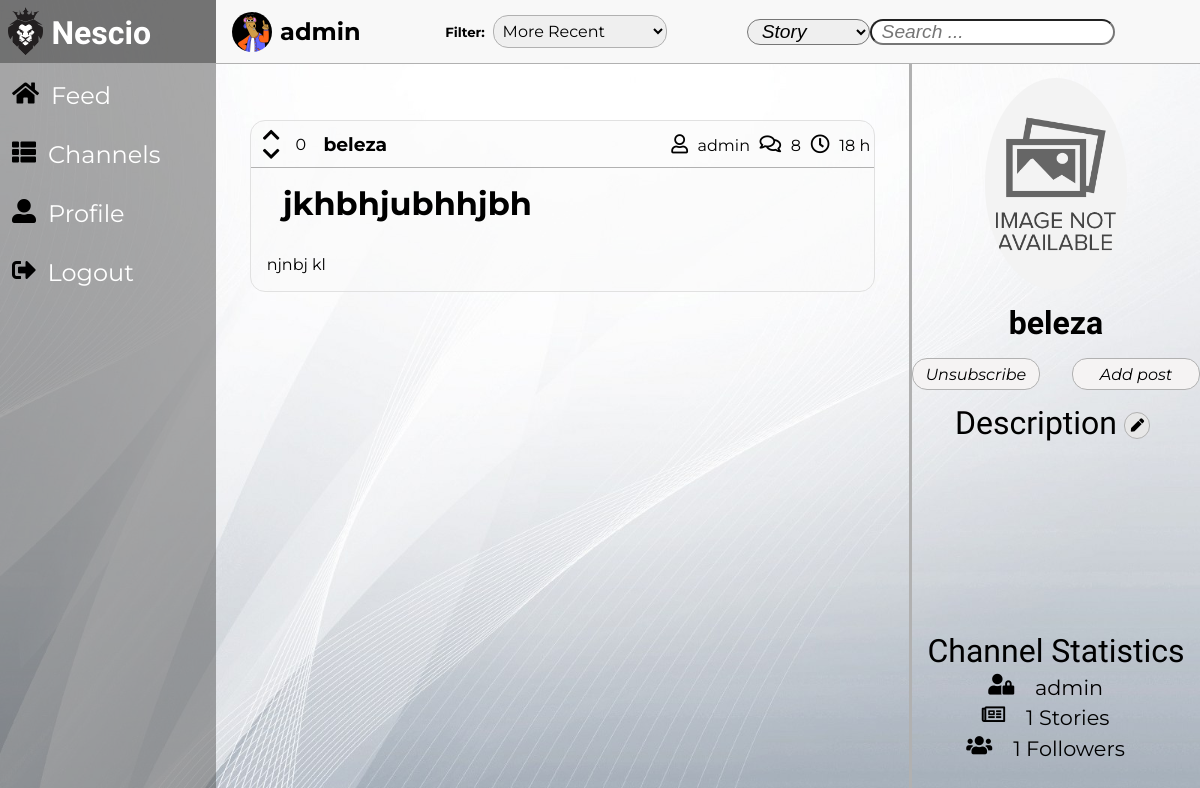
/pages/channel.php?channelName=beleza (signed in), run on the app's committed database.
### tables this page shows
CREATE TABLE Story(
    storyID INTEGER NOT NULL PRIMARY KEY,
    storyTitle TEXT NOT NULL,
    storyContent TEXT NOT NULL,
    storyPoints INTEGER,
    storyAuthor TEXT NOT NULL REFERENCES User(username),
    storyComments INTEGER NOT NULL,
    storyTime TEXT NOT NULL,
    channelName TEXT NOT NULL REFERENCES Channel(name)       
);

CREATE TABLE Channel(
    name TEXT NOT NULL PRIMARY KEY,
    owner TEXT NOT NULL REFERENCES User(username),
    description TEXT      
);

### pages/channel.php (called while the page is built, shortened)
<?php
    include_once('../templates/tpl_common.php');
    include_once('../templates/tpl_stories.php');
    include_once('../templates/tpl_channel.php');
    include_once('../database/db_channel.php');
    $channelName = isset($_GET['channelName']) ? $_GET['channelName'] : '';
    $filter = isset($_GET['filter']) ? $_GET['filter'] : 2;
    $searchFilter = isset($_GET['searchFilter']) ? $_GET['searchFilter'] : 2;
    $channel = get_channel($channelName);
    $channelStories = isset($_GET['search']) ? get_channel_search_stories($channelName, $filter, $searchFilter, $_GET['search']) : get_channel_stories($channelName, $filter);
    $storiesVotes = []; $votedStories = [];
    foreach($channelStories as $story) {
      $votes = get_story_votes($story['storyID']);
      $storiesVotes[$story['storyID']] = $votes == null ? 0 : $votes;
      $votedStories[$story['storyID']] = get_user_story_vote($_SESSION['username'], $story['storyID']);
    }
    $channelFollowers = count(get_channel_followers($channelName));
    $channelOwner = get_channel_owner($channelName);
    $status = check_user_subscription($_SESSION['username'], $channelName);
    draw_stories(htmlentities_all($channelStories), htmlentities_all($storiesVotes), htmlentities_all($votedStories));
    draw_channel_aside(htmlentities_all($channel), htmlentities(count(get_channel_stories($channelName, $filter))), htmlentities($channelFollowers), htmlentities($channelOwner), htmlentities($status));
?>

### includes/functions.php (called while the page is built, shortened)
<?php function orderBy($value) {
    switch($value) {
    default:
        return 'storyID DESC';
    break;
    }
}
function data_converter($storyTime) {
    $newStoryTime = new DateTime(date('Y-m-d H:i:s'));
    $oldStoryTime = new DateTime($storyTime);
    $interval = date_diff($newStoryTime, $oldStoryTime);
    if($interval->format('%y') !== '0')
        return $interval->format('%y Y');
    else if($interval->format('%m') !== '0')
        return $interval->format('%m M');
    else if($interval->format('%d') !== '0')
        return $interval->format('%d d');
    else if($interval->format('%h') !== '0')
        return $interval->format('%h h');
    else if($interval->format('%i') !== '0')
        return $interval->format('%i m');
    else
        return $interval->format('%s s');
}
?>
<?php function get_image($default, $directory, $folder, $element) {
    $image = $default;
    $extensions = ['jpg', 'png', 'gif'];
    for($index = 0; $index < count($extensions); $index++) {
        if(file_exists($directory . $element . '.' . $extensions[$index])) {
            $image = $folder . $element . '.' . $extensions[$index];
            break;
        }
    }
    return $image;
} ?>

### database/db_channel.php (called while the page is built, shortened)
<?php
  include_once('../includes/functions.php');
    function get_channel($channelName) {
        $db = Database::instance()->db();
        $stmt = $db->prepare('SELECT * FROM Channel WHERE name = ?');
        $stmt->execute(array($channelName));
        return $stmt->fetch();
    }
    function get_channel_stories($channelName, $filter) {
        $db = Database::instance()->db();
        $stmt = $db->prepare('SELECT * FROM Story JOIN Channel ON Story.channelName = Channel.name WHERE Story.channelName = ? ORDER BY ' . orderBy($filter));
        $stmt->execute(array($channelName));
        return $stmt->fetchall();
    }
     function get_channel_owner($channelName){
      $db = Database::instance()->db();
      $stmt = $db->prepare('SELECT owner FROM Channel WHERE Channel.name = ?');
      $stmt->execute(array($channelName));
      return $stmt->fetch()['owner'];
     }
?>

### templates/tpl_stories.php (the view, shortened to what this page needs)
<?php function draw_stories($stories, $storiesVotes, $votedStories) { ?>
    <div id="masterStories">
        <form method="get" action="../pages/story.php">
            <section id="stories">  <?php
                foreach($stories as $story) { ?>
                    <article id="<?= $story['storyID'] ?>" class="storyArticle">
                        <header id="storyHeader">
                            <div id="story_<?= $story['storyID'] ?>_votes" >
                                <div>
                                    <?php
                                        if($votedStories[$story['storyID']] == 1) { ?>
                                            <div class="votes">
                                                <div>
                                                    <i id="voteUp" class="fas fa-chevron-up"></i>
                                                    <i class="fas fa-chevron-down"></i>
                                                </div>
                                                <span class="storyVotes"><?= htmlentities($storiesVotes[$story['storyID']]) ?></span>
                                            </div>
                                        <?php }
                                        else { ?>
                                            <div class="votes">
                                                <div>
                                                    <i class="fas fa-chevron-up"></i>
                                                    <i class="fas fa-chevron-down"></i>
                                                </div>
                                                <span class="storyVotes"><?= htmlentities($storiesVotes[$story['storyID']]) ?></span>
                                            </div>
                                        <?php }
                                    ?>
                                    <a href="../pages/channel.php?channelName=<?= $story['channelName'] ?>"><h3><?= $story['channelName'] ?></h3></a>
                                </div>
                                <div>
                                    <a class="author" href="../pages/profile.php?username=<?= $story['storyAuthor'] ?>"><i class="far fa-user"></i><?= $story['storyAuthor'] ?></a>
                                    <a class="comments" href="../pages/story.php?storyID=<?= $story['storyID'] ?>#comments"><i class="far fa-comments"></i><?= $story['storyComments'] ?></a>
                                    <span class="date"><i class="far fa-clock"></i><?= data_converter($story['storyTime']) ?></span>
                                </div>
                            </div>
                            <div>
                                <h1><?= $story['storyTitle'] ?></h1>
                            </div>
                        </header>
                        <div id="storySinopse">
                            <p><?= $story['storyContent'] ?></p>
                        </div>
                    </article>
                <?php } ?>
            </section>
        </form>
    </div>
<?php } ?>

### templates/tpl_channel.php (shortened to what this page needs)
<?php function draw_channel_aside($channel, $postedStories, $channelFollowers, $channelOwner, $status) { ?>
    <aside>
        <div id="asidePicture">
            <img id="asideIMG" src="../resources/images/<?= get_image('default/defaultChannel.png', '../resources/images/channels/', 'channels/', sha1($channel['name'])) ?>" alt="Channel Image">
        </div>
        <h3 id="channelName"><?= $channel['name'] ?></h3>
        <div id="forms">
            <form>
                <?php
                    if($status) {
                      ?> <input id="subscribeButton" class="buttons" type="button" value="Unsubscribe"> <?php
                    }
                    else {
                        ?><input id="subscribeButton" class="buttons" type="button" value="Subscribe"> <?php
                    }
                ?>
            </form>
            <form method="get" action="../pages/post.php">
                <input id="addPost" class="buttons" type="submit" value="Add post">
            </form>
        </div>
        <div id="description">
            <?php
                if($channelOwner === $_SESSION['username']) { ?>
                    <p>Description<button id="editDescription" type="button"><i class="fas fa-pen"></i></button></p>
                <?php }
                else { ?>
                    <p>Description</p>
                <?php }
            ?>
            <p id="descriptionContent"><?= $channel['description'] ?></p>
        </div>
        <div id="statistics">
            <p>Channel Statistics</p>
            <div class="statistics">
                <i class="fas fa-user-lock"></i><p><?= $channelOwner ?></p>
            </div>
            <div class="statistics">
                <i class="far fa-newspaper"></i><p><?= $postedStories ?> Stories</p>
            </div>
            <div class="statistics">
                <i class="fas fa-users"></i><p><?= $channelFollowers ?> Followers</p>
            </div>
        </div>
    </aside>
<?php } ?>

### css/stories.css (style rules this page uses)
:root { --background-color: rgb(231, 231, 231); --background-story-color: rgba(255, 255, 255, 0.5); --hover-font-color: rgb(3, 173, 192); --story-title-font: 'Montserrat', sans-serif; --story-header-font: 'Montserrat', sans-serif; --story-text-font: 'Montserrat', sans-serif; --story-hover: rgb(248, 248, 248); --border-color: rgb(54, 54, 54); }
#masterStories { grid-area: content; width: 100%; height: 100%; overflow: hidden; }
#stories { margin: 0%; width: 100%; max-height: 95%; overflow-y: auto; padding-right: 20px; }
#stories > article { margin: 3.5em auto; width: 90%; height: auto; border-radius: 15px; border: solid rgb(225, 225, 225) 1px; background-color: rgba(250, 250, 250, 0.5); transition: 0.25s; }
#storyHeader div { display: flex; justify-content: space-between; }
#storyHeader > div:first-child h3 { margin: 0em; }
#storyHeader > div:first-child > * { margin: 0.25em; font-family: var(--story-header-font); }
#storyHeader > div:first-child > * > * > * { padding: 0em 0.5em; }
#storyHeader > div:first-child { border-bottom: solid var(--border-color) 1px; }
#storyHeader > div:last-child { padding: 0em; justify-content: flex-start; flex-direction: column; display: flex; }
#storyHeader i { padding-top: 0.25em; font-size: 1.2em; }
#storyHeader a , span { margin: auto 0em; }
a { color: black; }
.storyVotes { padding: 0em; }
#storyHeader div:first-child div:first-child div:first-child > div { flex-direction: column; display: flex; }
#storyHeader div:first-child div:first-child div:first-child > div i { padding: 0em; }
#storyHeader div:last-child h1 { margin: 0em; padding: 0.5em 0em 0.5em 1em; width: auto; height: auto; font-family: var(--story-title-font); font-size: 2em; }
#storySinopse { margin: 0em; padding: 1em 1em 1em 1em; max-height: 5em; max-width: 100%; overflow: hidden; font-family: var(--story-text-font); }
#storySinopse > p { overflow: hidden; line-height: 1.2em; max-height: 4.8em; padding-right: 1em; margin: 0em; text-align: justify; }
#storySinopse > p:before { right: 0; bottom: 0; position: absolute; }
#storySinopse > p:after { right: 0; width: 1em; height: 1em; margin-top: 0.2em; position: absolute; content: ''; }

### css/common.css (style rules this page uses)
:root { --background-color: rgb(231, 231, 231); --background-header-color: rgba(70, 70, 70, 0.75); --background-menu-color: rgba(87, 87, 87, .5); --background-toolBar-color: rgb(248, 248, 248); --site-name-color: white; --site-name-font: 'Exo', sans-serif; --menu-color: white; --menu-icons-color: black; --menu-font: 'Montserrat', sans-serif; --toolBar-font: 'Montserrat', sans-serif; --toolBar-info-font-size: 1.5em; --toolBar-filter-font-size: 1em; --text-color: black; --hover-color: rgb(3, 173, 192); --border-color: rgb(177, 177, 177); --messages-font: 'Montserrat', sans-serif; --success-fg-color: rgb(86, 155, 13); --error-fg-color: rgb(218, 2, 13); }
body { margin: 0em; display: grid; height: 100%; overflow: hidden; grid-template-columns: auto 5.5fr 2fr; grid-template-rows: 4em 100%; grid-template-areas: "header toolBar toolBar" "menu content aside"; background-image: url("../resources/images/default/background.jpg"); background-size: 100% 100%; }
a { text-decoration: none; }
#editDescription, #applyDescription { vertical-align: middle; height: 2em; width: 2em; margin: auto .5em; outline: none; border: solid var(--border-color) 1px; border-radius: 50%; background-color: var(--background-color); }
#descriptionContent { margin: 0 2em; text-align: center; white-space: pre-wrap; font-size: 1rem; }

### data on the page
story: storyID "0", channelName "beleza", storyAuthor "admin", storyComments "8", storyTime "18 h", storyTitle "jkhbhjubhhjbh", storyContent "njnbj kl"
channel: name "beleza", owner "admin"

### other printed values
$username "admin"
$postedStories "1"
$channelFollowers "1"
